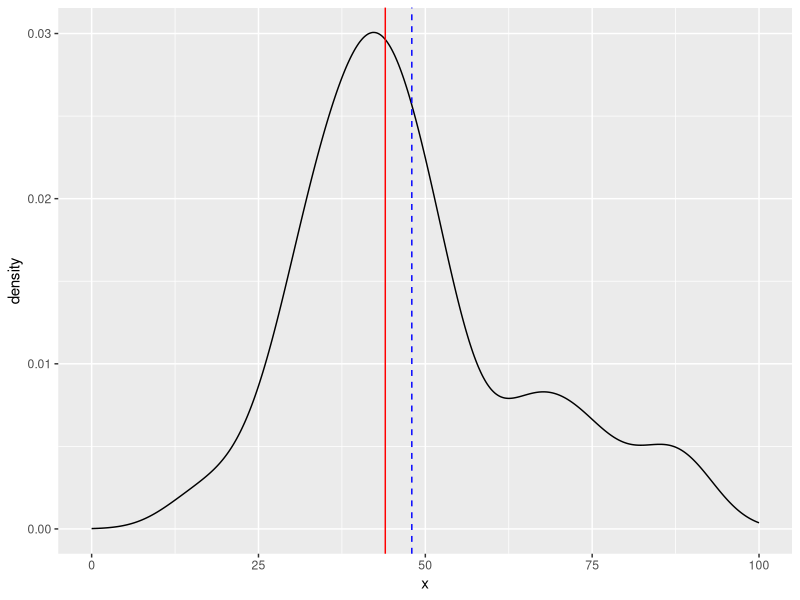

Write the R code that produced this figure.
## ---- chunk 1
#| include: false
set.seed(12)
x <- 
  sort(round(rnorm(n = 40, mean = 48, sd = 16), digits = 0))
x[32:40] <- x[32:40] + rpois(n = 9, lambda = 10)
## ---- chunk 2
library(ggplot2)

# クラス中の40人のテストの点数
x
mean(x) # クラスの平均点
median(x) # クラスの点数の中央値

p <- 
  tibble::tibble(x = x) |> 
  ggplot(aes(x)) +
  geom_density() +
  xlim(0, 100)

p +
  geom_vline(xintercept = median(x), color = "red") +
  geom_vline(xintercept = mean(x), color = "blue", linetype = "dashed")
## ---- chunk 3
x[1:20]

x[21:40]
## ---- chunk 4
#| code-fold: true
df_zoo <- 
  readr::read_csv("data-raw/tokushima_zoo_animals22.csv", 
                col_types = "ccdd_")

summary(df_zoo)
# 中央値
quantile(df_zoo$body_length_cm, na.rm = TRUE)[3]
